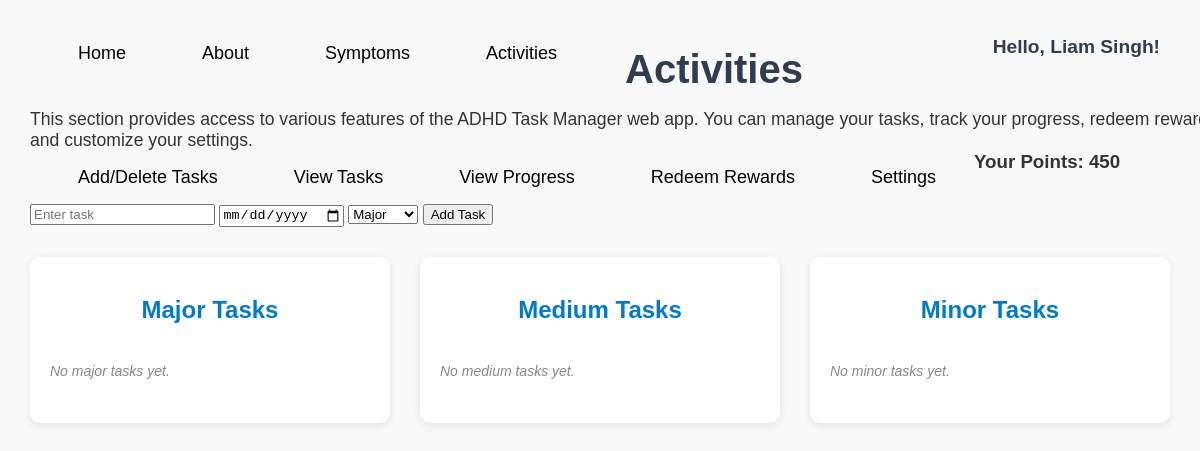
Before: /activities (signed in) with the older database file.
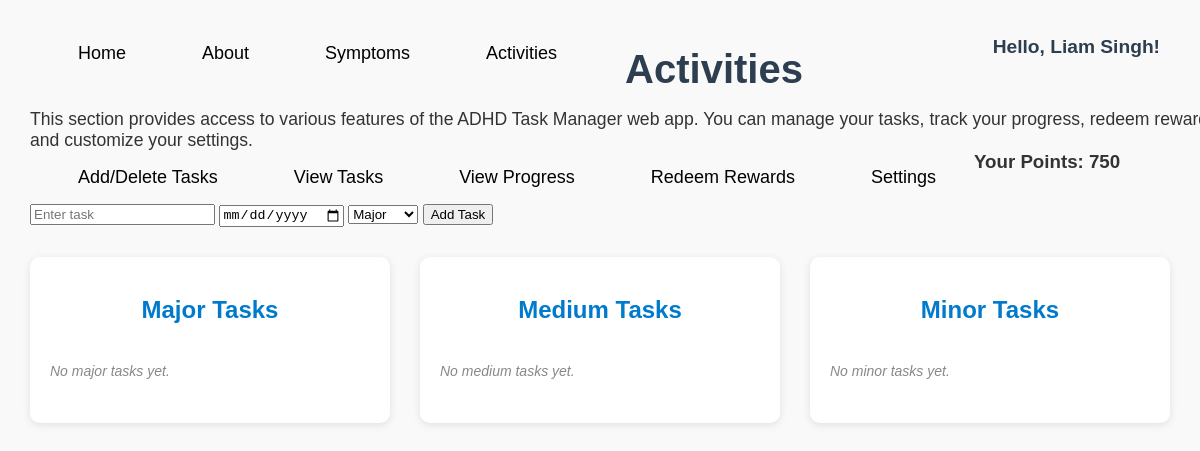
After: the same page with the newer database file.
### tables this page shows
CREATE TABLE users (
            id INTEGER PRIMARY KEY AUTOINCREMENT,
            username TEXT UNIQUE,
            password TEXT
        , points INTEGER DEFAULT 0);

### app.py (the view)
@app.route("/activities")
def activities():
    tasks = get_tasks_grouped()
    username = session.get('user') if session else None
    points = 0
    if username:
        conn = get_db_conn()
        c = conn.cursor()
        c.execute("SELECT points FROM users WHERE username = ?", (username,))
        row = c.fetchone()
        if row:
            points = row['points']
        conn.close()
    return render_template("activities.html", tasks=tasks, username=username, points=points)

### app.py (called while the page is built, shortened)
def get_db_conn():
    conn = sqlite3.connect(DB_PATH)
    conn.row_factory = sqlite3.Row
    return conn

def get_tasks_grouped():
    conn = get_db_conn()
    c = conn.cursor()
    c.execute("SELECT id, name, date, importance FROM tasks ORDER BY id")
    rows = c.fetchall()
    conn.close()
    grouped = {"Major": [], "Medium": [], "Minor": []}
    return grouped

### templates/activities.html (shortened to what this page needs)
<!DOCTYPE html>
<html lang="en">
<head>
  <div class="menu">
    <ul>
      <li><a href="{{ url_for('home') }}">Home</a></li>
      <li><a href="{{ url_for('about') }}">About</a></li>
      <li><a href="{{ url_for('symptoms') }}">Symptoms</a></li>
      <li><a href="{{ url_for('activities') }}">Activities</a></li>
    </ul>
  </div>
  <link rel="stylesheet" href="{{ url_for('static', filename='activitiesstyle.css') }}">
</head>
<body>
  <div class="front">
    <h1>Activities</h1>
    <p class="description">
      This section provides access to various features of the ADHD Task Manager web app.
      You can manage your tasks, track your progress, redeem rewards, and customize your settings.
    </p>
    <ul class="Tabs">
      <li><a href="{{ url_for('activities') }}">Add/Delete Tasks</a></li>
      <li><a href="viewtasks.html">View Tasks</a></li>
      <li><a href="progress.html">View Progress</a></li>
      <li><a href="rewards.html">Redeem Rewards</a></li>
      <li><a href="settings.html">Settings</a></li>
    </ul>
    <h2 id="greeting"> Hello, {{ username }}!</h2>
    <h3>Your Points: {{ points }}</h3>
  </div>
  <div class="task-input">
    <form action="/add_task" method="POST">
      <input type="text" name="task_name" placeholder="Enter task" required />
      <input type="date" name="task_date" required />
      <select name="importance" required>
        <option value="Major">Major</option>
      </select>
      <button type="submit">Add Task</button>
    </form>
  </div>
  <div class="task-sections">
    <div class="task-section">
      <h2>Major Tasks</h2>
      <ul>
        {% for task in tasks['Major'] %}
        <li>
          {{ task.name }} — <small>Due: {{ task.date }}</small>
          <form action="{{ url_for('complete_task', importance='Major', task_index=loop.index0) }}" method="post" style="display:inline;">
            <button type="submit">✅ Complete</button>
          </form>
          <form action="{{ url_for('delete_task', importance='Major', task_index=loop.index0) }}" method="post" style="display:inline;">
            <button type="submit">Delete</button>
          </form>
        </li>
        {% else %}
        <li class="empty">No major tasks yet.</li>
        {% endfor %}
      </ul>
    </div>
    <div class="task-section">
      <h2>Medium Tasks</h2>
      <ul>
        {% for task in tasks['Medium'] %}
        <li>
          {{ task.name }} — <small>Due: {{ task.date }}</small>
          <form action="{{ url_for('complete_task', importance='Medium', task_index=loop.index0) }}" method="post" style="display:inline;">
            <button type="submit">✅ Complete</button>
          </form>
          <form action="{{ url_for('delete_task', importance='Medium', task_index=loop.index0) }}" method="post" style="display:inline;">
            <button type="submit">Delete</button>
          </form>
        </li>
        {% else %}
        <li class="empty">No medium tasks yet.</li>
        {% endfor %}
      </ul>
    </div>
    <div class="task-section">
      <h2>Minor Tasks</h2>
      <ul>
        {% for task in tasks['Minor'] %}
        <li>
          {{ task.name }} — <small>Due: {{ task.date }}</small>
          <form action="{{ url_for('complete_task', importance='Minor', task_index=loop.index0) }}" method="post" style="display:inline;">
            <button type="submit">✅ Complete</button>
          </form>
          <form action="{{ url_for('delete_task', importance='Minor', task_index=loop.index0) }}" method="post" style="display:inline;">
            <button type="submit">Delete</button>
          </form>
        </li>
        {% else %}
        <li class="empty">No minor tasks yet.</li>
        {% endfor %}
      </ul>
    </div>
  </div>
</body>
</html>

### static/activitiesstyle.css (style rules this page uses)
body { margin: 0; font-family: Arial, sans-serif; background-color: #f9f9f9; color: #333; }
ul { float: left; display: flex; justify-content: center; align-items: center; list-style: none; }
ul li { margin: 0 25px; font-size: 14px; }
ul li a { text-decoration: none; color: black; font-size: 18px; font-family: Arial, Helvetica, sans-serif; padding: 6px 13px; border-radius: 3px; transition: .4s; }
h1 { font-size: 2.5em; color: #2c3e50; margin-bottom: 15px; position: relative; top: 20px; left: 30px; }
.description { font-size: 1.1em; margin-bottom: 20px; position: relative; top: 20px; left: 30px; }
.task-input { clear: both; margin: 20px 30px; }
.task-sections { display: grid; grid-template-columns: repeat(3, 1fr); gap: 30px; margin: 30px; }
.task-section { background: white; padding: 20px; border-radius: 10px; box-shadow: 0 2px 8px rgba(0,0,0,0.1); }
.task-section h2 { text-align: center; margin-bottom: 15px; color: #007acc; }
.task-section ul { list-style: none; padding: 0; }
.task-section li { margin: 8px 0; display: flex; justify-content: space-between; align-items: center; }
.task-section li.empty { color: #888; font-style: italic; text-align: center; }
#greeting { position: absolute; top: 20px; right: 40px; font-size: 1.2em; color: #2c3e50; }

Changed rows visible on the page:
changed users "Liam Singh": points "450" → "750"
